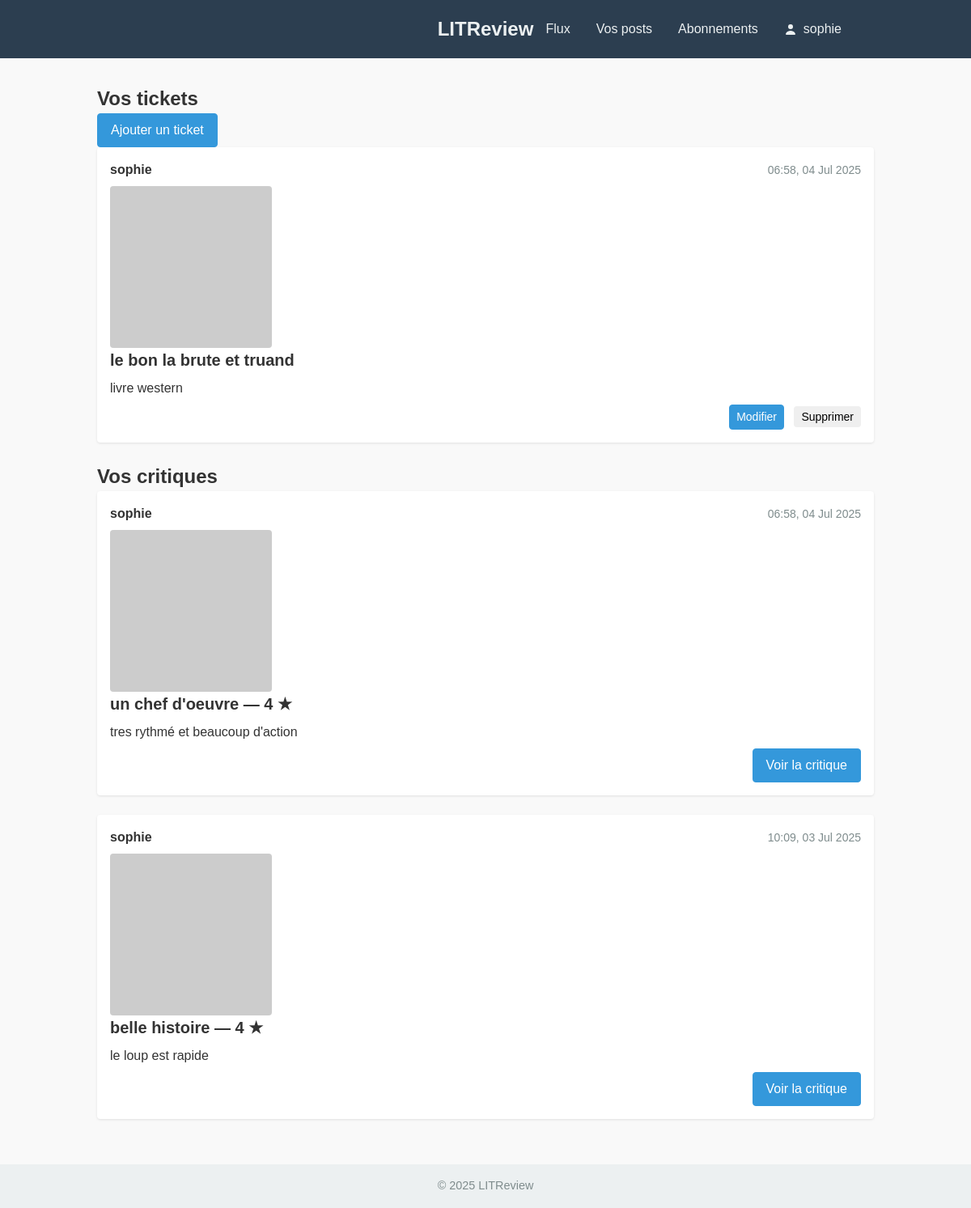
/reviews/posts/ (signed in), run on the app's committed database.
### accounts/models.py (models this page shows, shortened)
class CustomUser(AbstractUser):
    bio = models.TextField(
        max_length=500,
        blank=True,
        default="",
        help_text="Biographie de l’utilisateur (facultatif)"
    )

### reviews/models.py (models this page shows, shortened)
class Ticket(models.Model):
    title = models.CharField(
        max_length=128,
        help_text="Titre du livre ou de l’article à critiquer"
    )
    description = models.TextField(
        max_length=2048,
        blank=True,
        help_text="Description ou contexte (facultatif)"
    )
    user = models.ForeignKey(
        settings.AUTH_USER_MODEL,
        on_delete=models.CASCADE,
        related_name='tickets'
    )
    cover_image = models.ImageField(
        upload_to='ticket_images/',
        null=True,
        blank=True,
        help_text="Couverture (facultative)"
    )
    created_at = models.DateTimeField(
        auto_now_add=True,
        help_text="Date et heure de création"
    )
    class Meta:
        ordering = ['-created_at']

class Review(models.Model):
    ticket = models.ForeignKey(
        Ticket,
        on_delete=models.CASCADE,
        related_name='reviews'
    )
    user = models.ForeignKey(
        settings.AUTH_USER_MODEL,
        on_delete=models.CASCADE,
        related_name='reviews'
    )
    rating = models.PositiveSmallIntegerField(
        validators=[MinValueValidator(0), MaxValueValidator(5)],
        help_text="Note de 0 à 5 étoiles"
    )
    headline = models.CharField(
        max_length=128,
        help_text="Titre de votre critique"
    )
    body = models.TextField(
        max_length=8192,
        blank=True,
        help_text="Texte de la critique (facultatif)"
    )
    time_created = models.DateTimeField(
        auto_now_add=True,
        help_text="Date et heure de création"
    )
    class Meta:
        ordering = ['-time_created']

### reviews/views.py (the view)
# urls.py: path('posts/',                         views.ticket_list,        name='ticket_list'),
@login_required
def ticket_list(request):
    tickets = Ticket.objects.filter(user=request.user).order_by('-created_at')
    reviews = Review.objects.filter(user=request.user).order_by('-time_created')
    return render(request, 'reviews/ticket_list.html', {
        'tickets': tickets,
        'reviews': reviews,
    })

### templates/reviews/ticket_list.html (shortened to what this page needs)
{% extends "base.html" %}
{% block content %}
  <h2>Vos tickets</h2>
  {% if tickets %}
    <a href="{% url 'reviews:ticket_add' %}" class="btn btn--primary">Ajouter un ticket</a>
    {% for ticket in tickets %}
      {% include "reviews/_snippet_ticket.html" with ticket=ticket %}
    {% endfor %}
  {% endif %}
  <h2>Vos critiques</h2>
  {% if reviews %}
    {% for review in reviews %}
      {% include "reviews/_snippet_review.html" with review=review %}
    {% endfor %}
  {% endif %}
{% endblock %}

### templates/base.html (shortened to what this page needs)
<!DOCTYPE html>
<html lang="fr">
<head>
  {% load static %}
  <link rel="stylesheet" href="{% static 'css/styles.css' %}">
</head>
<body>
  <header class="navbar">
    <div class="navbar__container container">
      <span class="navbar__logo">LITReview</span>
      <div class="navbar__links">
        <a href="{% url 'reviews:feed' %}"        class="navbar__link">Flux</a>
        <a href="{% url 'reviews:ticket_list' %}" class="navbar__link">Vos posts</a>
        <a href="{% url 'reviews:follow_list' %}" class="navbar__link">Abonnements</a>
        {% if user.is_authenticated %}
          <a href="{% url 'accounts:profile' %}"
             class="navbar__link navbar__link--user">
            <svg class="navbar__icon" xmlns="http://www.w3.org/2000/svg"
                 width="16" height="16" fill="currentColor" viewBox="0 0 16 16">
              <path d="M8 8a3 3 0 100-6 3 3 0 000 6z"/>
              <path fill-rule="evenodd"
                    d="M14 14s-1-4-6-4-6 4-6 4 0 1 1 1h10c1 0 1-1 1-1z"/>
            </svg>
            {{ user.username }}
          </a>
        {% endif %}
      </div>
    </div>
  </header>
  <main class="main-content container">
    {% block content %}{% endblock %}
  </main>
  <footer class="footer">
    <p>© 2025 LITReview</p>
  </footer>
</body>
</html>

### templates/reviews/_snippet_ticket.html (shortened to what this page needs)
<div class="card">
  <div class="card__header">
    <span class="card__author">{{ ticket.user.username }}</span>
    <time class="card__timestamp"
          datetime="{{ ticket.created_at|date:'c' }}">
      {{ ticket.created_at|date:"H:i, d M Y" }}
    </time>
  </div>
  <div class="card__body">
    {% if ticket.cover_image %}
      <img src="{{ ticket.cover_image.url }}"
           alt="Image pour {{ ticket.title }}"
           class="snippet-ticket__image">
    {% else %}
      <img src="https://picsum.photos/seed/ticket{{ ticket.pk }}/200/200"
           alt="Image aléatoire pour {{ ticket.title }}"
           class="snippet-ticket__image">
    {% endif %}
    <h3 class="card__title">{{ ticket.title }}</h3>
    <p>{{ ticket.description }}</p>
  </div>
  <div class="card__actions">
    {% if ticket.user == user %}
      <a href="{% url 'reviews:ticket_edit' ticket.pk %}"
         class="btn btn--small btn--primary">
        Modifier
      </a>
      <form method="post"
            action="{% url 'reviews:ticket_delete' ticket.pk %}"
            class="inline-form">
        <button type="submit"
                class="btn btn--small btn--secondary">
          Supprimer
        </button>
      </form>
    {% elif user.is_authenticated and not ticket.reviews.exists %}
      <a href="{% url 'reviews:review_create' ticket.pk %}"
         class="btn btn--primary">
        Demander une critique
      </a>
    {% endif %}
  </div>
</div>

### templates/reviews/_snippet_review.html
<div class="card">
  <div class="card__header">
    <span class="card__author">{{ review.user.username }}</span>
    <time class="card__timestamp"
          datetime="{{ review.time_created|date:'c' }}">
      {{ review.time_created|date:"H:i, d M Y" }}
    </time>
  </div>
  <div class="card__body">
    {% if review.ticket.cover_image %}
      <img src="{{ review.ticket.cover_image.url }}"
           alt="Image pour {{ review.ticket.title }}"
           class="snippet-review__image">
    {% else %}
      <img src="https://picsum.photos/seed/ticket{{ review.ticket.pk }}/200/200"
           alt="Image aléatoire pour {{ review.ticket.title }}"
           class="snippet-review__image">
    {% endif %}
    <h3 class="card__title">
      {{ review.headline }} — {{ review.rating }} ★
    </h3>
    <p>{{ review.body }}</p>
  </div>
  <div class="card__actions">
    <a href="{% url 'reviews:review_detail' review.pk %}"
       class="btn btn--primary">
      Voir la critique
    </a>
  </div>
</div>

### static/css/styles.css (style rules this page uses)
*, *::before, *::after { box-sizing: border-box; margin: 0; padding: 0; }
html { font-family: Arial, sans-serif; line-height: 1.5; color: #333; }
body { background: #f9f9f9; display: flex; flex-direction: column; min-height: 100vh; }
.container { width: 90%; max-width: 960px; margin: 0 auto; }
.navbar { background: #2c3e50; color: #ecf0f1; }
.navbar__container { position: relative; display: flex; align-items: center; justify-content: flex-end; padding: 1rem 2rem; }
.navbar__logo { position: absolute; left: 50%; transform: translateX(-50%); font-size: 1.5rem; font-weight: bold; color: inherit; text-decoration: none; z-index: 1; }
.navbar__links { display: flex; align-items: center; }
.navbar__links > * + * { margin-left: 1rem; }
.navbar__link { display: inline-flex; align-items: center; color: inherit; text-decoration: none; padding: 0.5rem; }
.navbar__icon { width: 1rem; height: 1rem; margin-right: 0.5rem; }
.main-content { flex: 1; padding: 2rem 0; }
.footer { background: #ecf0f1; padding: 1rem 0; text-align: center; font-size: 0.9rem; color: #7f8c8d; }
.btn { display: inline-block; font-size: 1rem; padding: 0.5rem 1rem; text-decoration: none; text-align: center; border: 1px solid transparent; border-radius: 4px; cursor: pointer; }
.btn--primary { background: #3498db; color: #fff; border-color: #3498db; }
.btn--small { padding: 0.25rem 0.5rem; font-size: 0.875rem; }
.card { background: #fff; margin-bottom: 1.5rem; padding: 1rem; border-radius: 4px; box-shadow: 0 1px 3px rgba(0,0,0,0.1); }
.card__header { display: flex; align-items: center; justify-content: space-between; margin-bottom: 0.5rem; }
.card__author { font-weight: bold; }
.card__timestamp { font-size: 0.875rem; color: #7f8c8d; }
.card__title { font-size: 1.25rem; margin-bottom: 0.5rem; }
.card__body { margin-bottom: 0.5rem; }
.card__actions { text-align: right; }
.card__actions .btn { margin-left: 0.5rem; }
.snippet-ticket__image, .snippet-review__image { display: block; max-width: 100%; margin-top: 0.5rem; border-radius: 4px; }
.inline-form { display: inline; }

### data on the page
CustomUser: username "sophie"
Ticket: user.username "sophie", created_at "06:58, 04 Jul 2025", title "le bon la brute et truand", description "livre western", shows "Modifier"
Review: user.username "sophie", time_created "06:58, 04 Jul 2025", headline "un chef d'oeuvre", rating "4", body "tres rythmé et beaucoup d'action"
Review: user.username "sophie", time_created "10:09, 03 Jul 2025", headline "belle histoire", rating "4", body "le loup est rapide"
